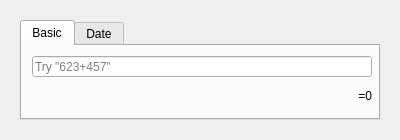
<?xml version="1.0" encoding="UTF-8"?>
<ui version="4.0">
 <class>Dialog</class>
 <widget class="QDialog" name="Dialog">
  <property name="geometry">
   <rect>
    <x>0</x>
    <y>0</y>
    <width>400</width>
    <height>140</height>
   </rect>
  </property>
  <property name="windowTitle">
   <string>OhCalendar - Calculator</string>
  </property>
  <property name="windowIcon">
   <iconset>
    <normaloff>icon.ico</normaloff>icon.ico</iconset>
  </property>
  <widget class="QTabWidget" name="tabWidget">
   <property name="geometry">
    <rect>
     <x>20</x>
     <y>20</y>
     <width>360</width>
     <height>100</height>
    </rect>
   </property>
   <property name="currentIndex">
    <number>0</number>
   </property>
   <widget class="QWidget" name="tab1">
    <attribute name="title">
     <string>Basic</string>
    </attribute>
    <widget class="QLineEdit" name="input1">
     <property name="geometry">
      <rect>
       <x>10</x>
       <y>10</y>
       <width>340</width>
       <height>21</height>
      </rect>
     </property>
     <property name="placeholderText">
      <string>Try &quot;623+457&quot;</string>
     </property>
    </widget>
    <widget class="QLabel" name="result1">
     <property name="geometry">
      <rect>
       <x>10</x>
       <y>40</y>
       <width>340</width>
       <height>20</height>
      </rect>
     </property>
     <property name="text">
      <string>=0</string>
     </property>
     <property name="alignment">
      <set>Qt::AlignmentFlag::AlignRight|Qt::AlignmentFlag::AlignTrailing|Qt::AlignmentFlag::AlignVCenter</set>
     </property>
    </widget>
   </widget>
   <widget class="QWidget" name="tab2">
    <attribute name="title">
     <string>Date</string>
    </attribute>
    <widget class="QDateEdit" name="input2">
     <property name="geometry">
      <rect>
       <x>10</x>
       <y>10</y>
       <width>170</width>
       <height>22</height>
      </rect>
     </property>
     <property name="dateTime">
      <datetime>
       <hour>10</hour>
       <minute>0</minute>
       <second>0</second>
       <year>2024</year>
       <month>1</month>
       <day>1</day>
      </datetime>
     </property>
     <property name="timeSpec">
      <enum>Qt::TimeSpec::LocalTime</enum>
     </property>
    </widget>
    <widget class="QComboBox" name="input3">
     <property name="geometry">
      <rect>
       <x>190</x>
       <y>10</y>
       <width>50</width>
       <height>22</height>
      </rect>
     </property>
     <item>
      <property name="text">
       <string>+</string>
      </property>
     </item>
     <item>
      <property name="text">
       <string>-</string>
      </property>
     </item>
    </widget>
    <widget class="QSpinBox" name="input4">
     <property name="geometry">
      <rect>
       <x>250</x>
       <y>10</y>
       <width>100</width>
       <height>22</height>
      </rect>
     </property>
     <property name="suffix">
      <string> day(s)</string>
     </property>
     <property name="prefix">
      <string/>
     </property>
     <property name="maximum">
      <number>9999</number>
     </property>
    </widget>
    <widget class="QLabel" name="result2">
     <property name="geometry">
      <rect>
       <x>10</x>
       <y>40</y>
       <width>340</width>
       <height>20</height>
      </rect>
     </property>
     <property name="text">
      <string>= January 1, 2024</string>
     </property>
     <property name="alignment">
      <set>Qt::AlignmentFlag::AlignRight|Qt::AlignmentFlag::AlignTrailing|Qt::AlignmentFlag::AlignVCenter</set>
     </property>
    </widget>
   </widget>
  </widget>
 </widget>
 <resources/>
 <connections/>
</ui>
